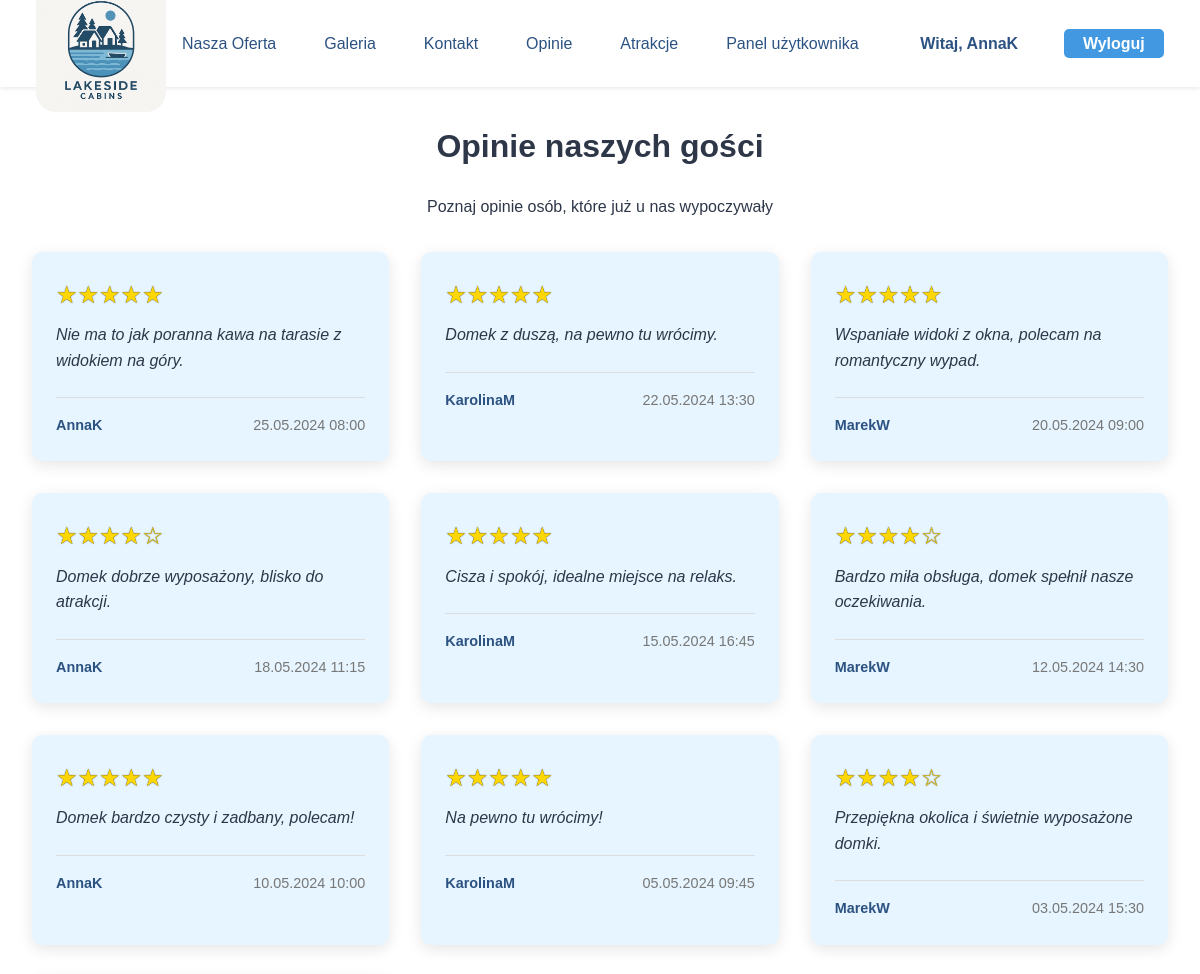
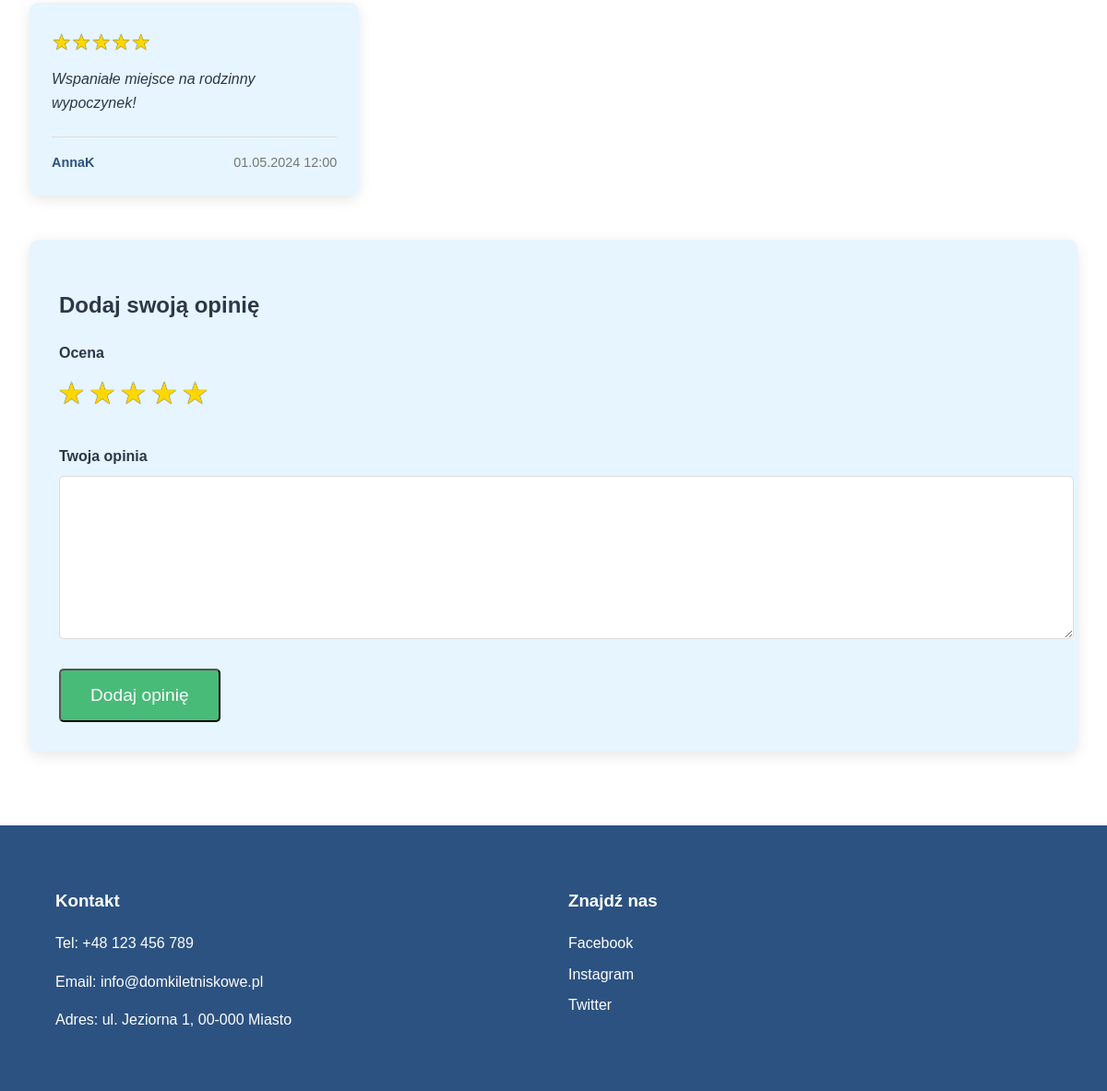
/opinie.php (signed in), run on the app's committed database (2 pictures, top to bottom).
### tables this page shows
CREATE TABLE `opinions` (
  `id` int(11) NOT NULL,
  `user_id` int(11) NOT NULL,
  `content` text NOT NULL,
  `rating` int(11) DEFAULT NULL CHECK (`rating` between 1 and 5),
  `created_at` datetime NOT NULL DEFAULT current_timestamp()
);

CREATE TABLE `users` (
  `id` int(11) NOT NULL,
  `username` varchar(50) NOT NULL,
  `email` varchar(100) NOT NULL,
  `password` varchar(255) NOT NULL,
  `role` enum('admin','client') DEFAULT 'client'
);

### opinie.php (the view, shortened to what this page needs)
<?php
$host = 'localhost';
$user = 'root';
$pass = '';
$db   = 'domki_letniskowe';
$conn = mysqli_connect($host, $user, $pass, $db);
$opinie = [];
if ($conn) {
    $sql = "SELECT o.content, o.rating, u.username, u.email, o.id, o.created_at
            FROM opinions o
            JOIN users u ON o.user_id = u.id
            ORDER BY o.id DESC";
    $result = mysqli_query($conn, $sql);
    if ($result) {
        while ($row = mysqli_fetch_assoc($result)) {
            $opinie[] = $row;
        }
    }
}
?>
<!DOCTYPE html>
<html lang="pl">
<head>
    <link rel="stylesheet" href="css/style.css">
</head>
<body>
    <header>
        <a href="index.php"><img src="assets/logo.png" alt="Logo Domki Letniskowe" class="logo"></a>
        <nav>
            <ul>
                <li><a href="oferta.php">Nasza Oferta</a></li>
                <li><a href="galeria.php">Galeria</a></li>
                <li><a href="kontakt.php">Kontakt</a></li>
                <li><a href="opinie.php">Opinie</a></li>
                <li><a href="atrakcje.php">Atrakcje</a></li>
                <?php if(isset($_SESSION['user_id']) && isset($_SESSION['user_email'])): ?>
                <li><a href="admin.php">Panel użytkownika</a></li>
                <li class="login-btn" style="color:var(--primary-color); font-weight:bold; background:none;">
                    Witaj, <?= htmlspecialchars($_SESSION['user_name']) ?>
                </li>
                <li class="login-btn"><a href="logout.php">Wyloguj</a></li>
                <?php else: ?>
                <li class="login-btn"><a href="login.php">Login</a></li>
                <?php endif; ?>
            </ul>
        </nav>
    </header>
    <main style="padding-top: 100px;">
        <h1 style="text-align:center;">Opinie naszych gości</h1>
        <p style="text-align:center;">Poznaj opinie osób, które już u nas wypoczywały</p>
        <div class="opinie-grid">
            <?php foreach($opinie as $opinia): ?>
                <div class="opinia-karta">
                    <div class="gwiazdki">
                        <?php
                        $rating = (int)$opinia['rating'];
                        for ($i = 1; $i <= 5; $i++) {
                            echo $i <= $rating ? '★' : '☆';
                        }
                        ?>
                    </div>
                    <div class="opinia-tekst">
                        <?= htmlspecialchars($opinia['content']) ?>
                    </div>
                    <div class="opinia-meta">
                        <span class="opinia-autor"><?= htmlspecialchars($opinia['username']) ?></span>
                        <span class="opinia-data">
                            <?= date('d.m.Y H:i', strtotime($opinia['created_at'])) ?>
                        </span>
                    </div>
                </div>
            <?php endforeach; ?>
        </div>
        <?php if(isset($_SESSION['user_id'])): ?>
        <div class="dodaj-opinie">
            <h2>Dodaj swoją opinię</h2>
            <form action="dodaj_opinie.php" method="POST">
                <div class="form-group">
                    <label>Ocena</label>
                    <div class="star-rating">
                        <label for="star5">★</label>
                        <label for="star4">★</label>
                        <label for="star3">★</label>
                        <label for="star2">★</label>
                        <label for="star1">★</label>
                    </div>
                </div>
                <div class="form-group">
                    <label for="tresc">Twoja opinia</label>
                    <textarea id="tresc" name="tresc" required></textarea>
                </div>
                <button type="submit" class="btn-rezerwuj">Dodaj opinię</button>
            </form>
        </div>
        <?php else: ?>
        <div class="dodaj-opinie" style="text-align:center;">
            <p>Aby dodać opinię, <a href="login.php">zaloguj się</a>.</p>
        </div>
        <?php endif; ?>
    </main>
    <footer>
        <div class="footer-content">
            <div class="kontakt">
                <h3>Kontakt</h3>
                <p>Tel: +48 123 456 789</p>
                <p>Email: info@domkiletniskowe.pl</p>
                <p>Adres: ul. Jeziorna 1, 00-000 Miasto</p>
            </div>
            <div class="social-media">
                <h3>Znajdź nas</h3>
                <a href="#" class="social-link">Facebook</a>
                <a href="#" class="social-link">Instagram</a>
                <a href="#" class="social-link">Twitter</a>
            </div>
        </div>
    </footer>
</body>
</html>

### css/style.css (style rules this page uses)
:root { --primary-color: #2c5282; --secondary-color: #4299e1; --accent-color: #48bb78; --text-color: #2d3748; --light-bg: #e6f5ff; }
body { margin: 0; font-family: 'Arial', sans-serif; color: var(--text-color); line-height: 1.6; }
header { background: white; box-shadow: 0 1px 5px rgba(0,0,0,0.1); padding: 0.7rem 3%; position: fixed; width: 94%; top: 0; z-index: 1000; display: flex; align-items: center; justify-content: space-between; height: 65px; }
.logo { width: 130px; height: auto; }
nav { flex: 1; }
nav ul { display: flex; list-style: none; gap: 1rem; justify-content: flex-end; padding: 0; margin: 0; }
nav a { text-decoration: none; color: var(--primary-color); font-weight: 500; font-size: 1rem; padding: 0.4rem 1rem; border-radius: 3px; transition: all 0.3s ease; }
main { max-width: 1200px; margin: 0 auto; padding: 2rem; }
.btn-rezerwuj { display: inline-block; padding: 1rem 2rem; background: var(--accent-color); color: white; text-decoration: none; font-size: 1.2rem; border-radius: 5px; transition: all 0.3s ease; }
footer { background: var(--primary-color); color: white; padding: 3rem 5%; }
.footer-content { max-width: 1200px; margin: 0 auto; display: grid; grid-template-columns: repeat(auto-fit, minmax(250px, 1fr)); gap: 2rem; }
.social-link { display: block; color: white; text-decoration: none; margin: 0.5rem 0; transition: color 0.3s ease; }
.logo { padding-top: 15px; border-radius: 20px; }
.login-btn { margin-left: auto; }
.login-btn a { background: var(--secondary-color); color: #fff !important; font-weight: bold; border-radius: 5px; padding: 0.4rem 1.2rem; transition: background 0.3s; }

### opinie.php (style rules this page uses)
.opinie-grid { display: grid; grid-template-columns: repeat(auto-fill, minmax(300px, 1fr)); gap: 2rem; margin: 2rem 0; }
.opinia-karta { background: var(--light-bg); padding: 1.5rem; border-radius: 10px; box-shadow: 0 4px 15px rgba(0,0,0,0.1); }
.opinia-tekst { font-style: italic; margin-bottom: 1rem; line-height: 1.6; }
.opinia-meta { display: flex; justify-content: space-between; align-items: center; border-top: 1px solid #ddd; padding-top: 1rem; margin-top: 1.5rem; font-size: 0.9rem; }
.opinia-autor { font-weight: bold; color: var(--primary-color); }
.opinia-data { color: #777; }
.gwiazdki { color: gold; font-size: 1.5rem; margin-bottom: 0.5rem; text-shadow: 0px 0px 1px #000; }
.dodaj-opinie { background: var(--light-bg); padding: 2rem; border-radius: 10px; box-shadow: 0 4px 15px rgba(0,0,0,0.1); margin: 3rem 0; }
.form-group { margin-bottom: 1.5rem; }
.form-group label { display: block; margin-bottom: 0.5rem; font-weight: bold; }
.form-group input, .form-group textarea { width: 100%; padding: 0.8rem; border: 1px solid #ddd; border-radius: 5px; font-family: inherit; font-size: 1rem; }
.form-group textarea { min-height: 150px; resize: vertical; }
.star-rating { margin-bottom: 1rem; direction: rtl; text-align: left; }
.star-rating label { display: inline-block; cursor: pointer; font-size: 1.8rem; color: #ddd; transition: color 0.2s; margin-right: 0.2rem; text-shadow: 0px 0px 1px #000; }
.star-rating label:hover, .star-rating label:hover ~ label, .star-rating input:checked ~ label { color: gold; }

### data on the page
opinions: content "Nie ma to jak poranna kawa na tarasie z widokiem na góry.", user.username "AnnaK", created_at "25.05.2024 08:00"
opinions: content "Domek z duszą, na pewno tu wrócimy.", user.username "KarolinaM", created_at "22.05.2024 13:30"
opinions: content "Wspaniałe widoki z okna, polecam na romantyczny wypad.", user.username "MarekW", created_at "20.05.2024 09:00"
opinions: rating 4 (drawn), content "Domek dobrze wyposażony, blisko do atrakcji.", user.username "AnnaK", created_at "18.05.2024 11:15"
opinions: content "Cisza i spokój, idealne miejsce na relaks.", user.username "KarolinaM", created_at "15.05.2024 16:45"
opinions: rating 4 (drawn), content "Bardzo miła obsługa, domek spełnił nasze oczekiwania.", user.username "MarekW", created_at "12.05.2024 14:30"
opinions: content "Domek bardzo czysty i zadbany, polecam!", user.username "AnnaK", created_at "10.05.2024 10:00"
opinions: content "Na pewno tu wrócimy!", user.username "KarolinaM", created_at "05.05.2024 09:45"
opinions: rating 4 (drawn), content "Przepiękna okolica i świetnie wyposażone domki.", user.username "MarekW", created_at "03.05.2024 15:30"
opinions: content "Wspaniałe miejsce na rodzinny wypoczynek!", user.username "AnnaK", created_at "01.05.2024 12:00"

### other printed values
$_SESSION['user_name'] "AnnaK"
